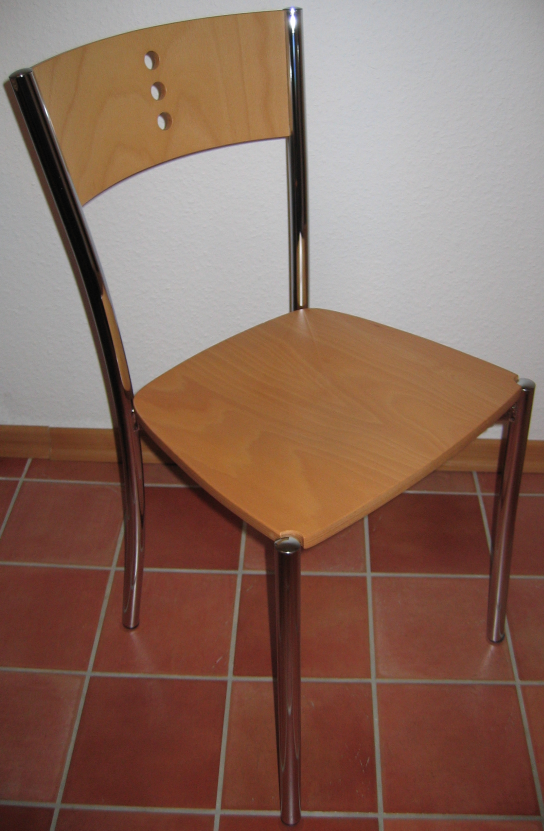
#> input picture evals/photos/chairs/chair_01.jpg, 1632 x 2492 px (shown at 1/3 size)
$ python -i rectify.py   (imports and definitions only)
#> lines starting #> are read from the running program, lines starting #| are printed output that depends on the picture
"""Fronto-parallel rectification via ArUco marker or LSD line keystone correction."""

from __future__ import annotations

import math
from typing import Any

import numpy as np

# Spec: DICT_4X4_50, id 7
ARUCO_DICT_NAME = "DICT_4X4_50"
ARUCO_ID = 7
DEFAULT_MARKER_MM = 100.0
MAX_RESIDUAL_ANGLE_DEG = 3.0


def _aruco_dict():
    import cv2

    return cv2.aruco.getPredefinedDictionary(getattr(cv2.aruco, ARUCO_DICT_NAME))


def detect_aruco(
    img: Any,
    *,
    marker_id: int = ARUCO_ID,
    marker_size_mm: float = DEFAULT_MARKER_MM,
) -> dict[str, Any] | None:
    """Return marker corners (px) and size if the configured ArUco id is found."""
    try:
        import cv2
    except ImportError:
        return None
    arr = np.asarray(img.convert("RGB") if hasattr(img, "convert") else img)
    if arr.ndim == 3 and arr.shape[2] == 3:
        gray = cv2.cvtColor(arr, cv2.COLOR_RGB2GRAY)
    else:
        gray = arr
    dictionary = _aruco_dict()
    params = cv2.aruco.DetectorParameters()
    detector = cv2.aruco.ArucoDetector(dictionary, params)
    corners, ids, _ = detector.detectMarkers(gray)
    if ids is None or len(ids) == 0:
        return None
    ids_flat = ids.flatten().tolist()
    if marker_id not in ids_flat:
        return None
    idx = ids_flat.index(marker_id)
    pts = corners[idx].reshape(4, 2).astype(np.float64)
    return {
        "corners_px": pts,
        "id": marker_id,
        "size_mm": float(marker_size_mm),
        "dict": ARUCO_DICT_NAME,
    }


def _homography_from_aruco(corners: np.ndarray, size_mm: float) -> np.ndarray:
    """Map marker corners to a fronto-parallel square of ``size_mm`` (in px space we use mm as units)."""
    import cv2

    # Destination: axis-aligned square. Pixel size is arbitrary for homography shape;
    # scale is recovered separately via marker_size_mm / side_length_px after warp.
    side = 200.0  # destination square side in px
    dst = np.array([[0, 0], [side, 0], [side, side], [0, side]], dtype=np.float64)
    H, _ = cv2.findHomography(corners, dst, method=0)
    return H


def _angle_of_line(x0: float, y0: float, x1: float, y1: float) -> float:
    return math.degrees(math.atan2(y1 - y0, x1 - x0)) % 180.0


def _cluster_angles(angles: list[float], tol: float = 8.0) -> list[tuple[float, int]]:
    """Greedy cluster of angles in [0, 180); return (mean, count) sorted by count."""
    if not angles:
        return []
    used = [False] * len(angles)
    clusters: list[tuple[float, int]] = []
    for i, a in enumerate(angles):
        if used[i]:
            continue
        members = [a]
        used[i] = True
        for j in range(i + 1, len(angles)):
            if used[j]:
                continue
            d = abs(angles[j] - a)
            d = min(d, 180.0 - d)
            if d <= tol:
                used[j] = True
                members.append(angles[j])
        # Circular mean for nearly-horizontal lines near 0/180
        rad = [math.radians(m * 2) for m in members]
        mean = math.degrees(math.atan2(sum(math.sin(r) for r in rad), sum(math.cos(r) for r in rad))) / 2
        mean = mean % 180.0
        clusters.append((mean, len(members)))
    clusters.sort(key=lambda t: -t[1])
    return clusters


def _lsd_keystone_homography(img: Any, mask: np.ndarray | None) -> tuple[np.ndarray | None, float, str]:
    """Estimate a keystone-correcting homography from dominant H/V line families.

    Returns (H, residual_angle_deg, reason).
    """
    try:
        import cv2
    except ImportError:
        return None, 90.0, "opencv_not_installed"

    arr = np.asarray(img.convert("RGB") if hasattr(img, "convert") else img)
    gray = cv2.cvtColor(arr, cv2.COLOR_RGB2GRAY)
    h, w = gray.shape
    if mask is not None:
        gray = cv2.bitwise_and(gray, gray, mask=(mask.astype(np.uint8) * 255))

    # LSD (OpenCV 4+ createLineSegmentDetector)
    try:
        lsd = cv2.createLineSegmentDetector(cv2.LSD_REFINE_STD)
        lines, *_ = lsd.detect(gray)
    except Exception:
        edges = cv2.Canny(gray, 50, 150)
        lines = cv2.HoughLinesP(edges, 1, np.pi / 180, 60, minLineLength=min(h, w) // 10, maxLineGap=8)
        if lines is None:
            return None, 90.0, "no_lines"
        lines = lines.reshape(-1, 1, 4)

    if lines is None or len(lines) < 4:
        return None, 90.0, "too_few_lines"

    angles: list[float] = []
    segs: list[tuple[float, float, float, float]] = []
    for ln in lines:
        x0, y0, x1, y1 = map(float, ln.reshape(-1)[:4])
        length = math.hypot(x1 - x0, y1 - y0)
        if length < min(h, w) * 0.05:
            continue
        ang = _angle_of_line(x0, y0, x1, y1)
        # Snap near-H / near-V
        if min(abs(ang - 0), abs(ang - 180)) <= 12 or abs(ang - 90) <= 12:
            angles.append(ang)
            segs.append((x0, y0, x1, y1))

    clusters = _cluster_angles(angles, tol=10.0)
    if len(clusters) < 2:
        return None, 90.0, "need_two_line_families"

    # Pick the most horizontal and most vertical clusters
    horiz = min(clusters, key=lambda c: min(abs(c[0] - 0), abs(c[0] - 180)))
    vert = min(clusters, key=lambda c: abs(c[0] - 90))
    residual = abs(abs(vert[0] - horiz[0]) - 90.0)
    residual = min(residual, abs(180 - residual))  # fold

    # Build a mild affine that rotates so horiz → 0° and scales shear toward orthogonality
    # Using four image corners → slightly trapezoid-corrected corners from vanishing-ish estimate.
    # Practical Phase-1 approach: rotate by -horiz_angle so rails are horizontal.
    rot = -horiz[0] if horiz[0] <= 90 else (180 - horiz[0])
    if abs(rot) < 0.1 and residual < 1.0:
        # Already fronto-parallel enough
        H = np.eye(3, dtype=np.float64)
        return H, float(residual), "already_orthogonal"

    M = cv2.getRotationMatrix2D((w / 2, h / 2), rot, 1.0)
    H = np.vstack([M, [0, 0, 1]]).astype(np.float64)

    # Optional shear to push vertical family toward 90°
    shear = math.radians(vert[0] + rot - 90.0) * 0.5  # dampened
    S = np.array([[1.0, math.tan(shear), 0.0], [0.0, 1.0, 0.0], [0.0, 0.0, 1.0]], dtype=np.float64)
    H = S @ H
    return H, float(residual), "lsd_keystone"


def apply_homography(img: Any, H: np.ndarray, *, mask: np.ndarray | None = None) -> tuple[Any, np.ndarray | None]:
    """Warp image (and optional mask) with H; returns PIL image and warped mask."""
    import cv2
    from PIL import Image

    arr = np.asarray(img.convert("RGB") if hasattr(img, "convert") else img)
    h, w = arr.shape[:2]
    # Output size: bounding box of warped corners
    corners = np.array([[0, 0], [w, 0], [w, h], [0, h]], dtype=np.float64).reshape(-1, 1, 2)
    warped = cv2.perspectiveTransform(corners, H)
    xs = warped[:, 0, 0]
    ys = warped[:, 0, 1]
    min_x, max_x = float(xs.min()), float(xs.max())
    min_y, max_y = float(ys.min()), float(ys.max())
    out_w = max(1, int(math.ceil(max_x - min_x)))
    out_h = max(1, int(math.ceil(max_y - min_y)))
    T = np.array([[1, 0, -min_x], [0, 1, -min_y], [0, 0, 1]], dtype=np.float64)
    H2 = T @ H
    out = cv2.warpPerspective(arr, H2, (out_w, out_h), flags=cv2.INTER_LINEAR, borderValue=(245, 245, 245))
    out_mask = None
    if mask is not None:
        m = (mask.astype(np.uint8) * 255)
        wm = cv2.warpPerspective(m, H2, (out_w, out_h), flags=cv2.INTER_NEAREST, borderValue=0)
        out_mask = wm > 127
    return Image.fromarray(out), out_mask


def rectify_image(
    img: Any,
    *,
    mask: np.ndarray | None = None,
    marker_size_mm: float = DEFAULT_MARKER_MM,
    marker_id: int = ARUCO_ID,
) -> dict[str, Any]:
    """Produce a fronto-parallel image when possible.

    Sets ``retake_request`` when residual angle error exceeds 3°.
    """
    from PIL import Image

    if not isinstance(img, Image.Image):
        img = Image.fromarray(np.asarray(img))

    aruco = detect_aruco(img, marker_id=marker_id, marker_size_mm=marker_size_mm)
    if aruco is not None:
        H = _homography_from_aruco(aruco["corners_px"], aruco["size_mm"])
        rect_img, rect_mask = apply_homography(img, H, mask=mask)
        # After ArUco warp, residual should be near 0
        return {
            "rectified": True,
            "method": "aruco",
            "confidence": "high",
            "residual_angle_deg": 0.0,
            "retake_request": None,
            "homography": H.tolist(),
            "aruco": {
                "dict": aruco["dict"],
                "id": aruco["id"],
                "size_mm": aruco["size_mm"],
                "found": True,
                "corners_px": aruco["corners_px"].tolist(),
            },
            "image": rect_img,
            "mask": rect_mask if rect_mask is not None else mask,
            "reason": "aruco_homography",
        }

    H, residual, reason = _lsd_keystone_homography(img, mask)
    retake = None
    if residual > MAX_RESIDUAL_ANGLE_DEG:
        retake = (
            f"Photo keystone residual {residual:.1f}° exceeds {MAX_RESIDUAL_ANGLE_DEG}°. "
            "Retake front-on at mid-height with a 70–100 mm equivalent lens, or place the ArUco marker in frame."
        )
    if H is None:
        return {
            "rectified": False,
            "method": "none",
            "confidence": "low",
            "residual_angle_deg": residual,
            "retake_request": retake or "Could not estimate a keystone correction; retake front-on.",
            "homography": None,
            "aruco": {"dict": ARUCO_DICT_NAME, "id": marker_id, "size_mm": marker_size_mm, "found": False},
            "image": img,
            "mask": mask,
            "reason": reason,
        }

    rect_img, rect_mask = apply_homography(img, H, mask=mask)
    conf = "high" if residual <= 1.0 else ("medium" if residual <= MAX_RESIDUAL_ANGLE_DEG else "low")
    return {
        "rectified": retake is None,
        "method": "lsd_keystone",
        "confidence": conf,
        "residual_angle_deg": round(residual, 3),
        "retake_request": retake,
        "homography": H.tolist(),
        "aruco": {"dict": ARUCO_DICT_NAME, "id": marker_id, "size_mm": marker_size_mm, "found": False},
        "image": rect_img,
        "mask": rect_mask if rect_mask is not None else mask,
        "reason": reason,
    }

>>> import cv2
>>> picture = cv2.cvtColor(cv2.imread('../../../../../evals/photos/chairs/chair_01.jpg'), cv2.COLOR_BGR2RGB)
>>> result = rectify_image(picture)
#> in detect_aruco, `gray = cv2.cvtColor(arr, cv2.COLOR_RGB2GRAY)`:
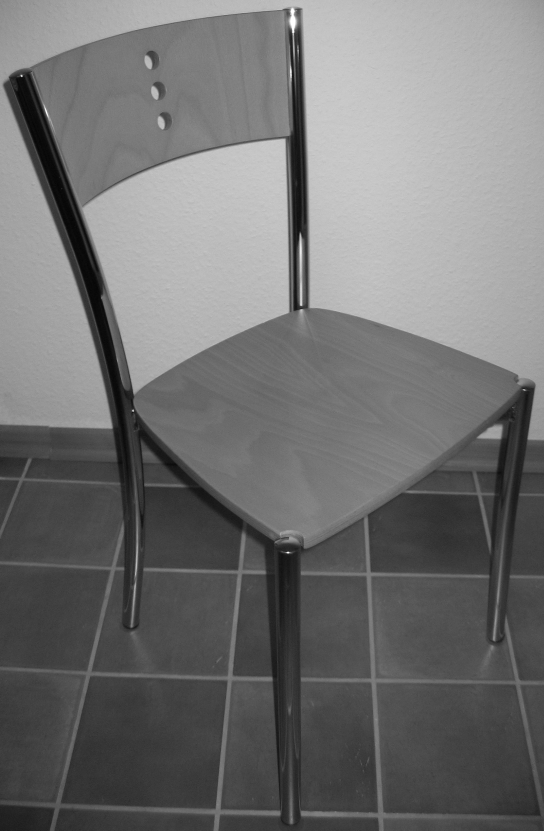
#> gray: shape (2492, 1632) (shown at 1/3 size); min 1, max 255, mean 114.5
#> in detect_aruco, `corners, ids, _ = detector.detectMarkers(gray)`: corners = (); ids = None
#> in _lsd_keystone_homography, `lines, *_ = lsd.detect(gray)`: lines = 932 rows, first 6: [864.4, 1654.6, 849.4, 1654.8], [875.2, 244.4, 874.3, 209.4], [887.1, 1652.2, 865.5, 1655], [1585.6, 1169.3, 1564.4, 1165.6], [91.9, 218.9, 205, 540.5], [873.9, 209.6, 867.8, 116.7]
#> the loop in _lsd_keystone_homography, `for ln in lines:` made 932 passes
#> (x0, y0, x1, y1, length, ang) on passes 5, 6, 11: (91.9, 218.9, 205, 540.5, 340.9, 70.61), (873.9, 209.6, 867.8, 116.7, 93.12, 86.24), (898.5, 248.2, 894.4, 110.6, 137.6, 88.3)
#> after the loop in _lsd_keystone_homography, `for ln in lines:`: angles = 87 values, max 175 at index 5, min 0.637 at index 85, mean 76.82; segs = 87 items, first 6: (873.9, 209.6, 867.8, 116.7), (898.5, 248.2, 894.4, 110.6), (876, 94.2, 884.6, 293.1), (409.2, 1598.1, 403.3, 1750.6), (890.5, 315.6, 881.6, 100.6), (686.7, 42.51, 844.3, 28.78)
#> in _cluster_angles, `used = [False] * len(angles)`: used = 87 items, first 6: False, False, False, False, False, False
#> the loop in _cluster_angles, `for i, a in enumerate(angles):` made 87 passes
#> a on passes 2, 3, 4, 5, 7, 8, 9, 10, 11, 12, 13, 14: 88.3, 87.54, 92.21, 87.61, 89.94, 172.3, 89.34, 78.66, 169.8, 95.3, 91.07, 94.39
#> (a, mean) on passes 1, 6: (86.24, 89.16), (175, 179.1)
#> after the loop in _cluster_angles, `for i, a in enumerate(angles):`: clusters = [(89.16, 60), (179.1, 26), (98.39, 1)]; used = 87 items, first 6: True, True, True, True, True, True
#> in _lsd_keystone_homography, `clusters = _cluster_angles(angles, tol=10.0)`: clusters = [(89.16, 60), (179.1, 26), (98.39, 1)]
#> in _lsd_keystone_homography, `horiz = min(clusters, key=lambda c: min(abs(c[0] - 0), abs(c[0] - 180)))`: horiz = (179.1, 26)
#> in _lsd_keystone_homography, `vert = min(clusters, key=lambda c: abs(c[0] - 90))`: vert = (89.16, 60)
#> in _lsd_keystone_homography, `residual = abs(abs(vert[0] - horiz[0]) - 90.0)`: residual = 0.0579
#> in _lsd_keystone_homography, `rot = -horiz[0] if horiz[0] <= 90 else (180 - horiz[0])`: rot = 0.899
#> in _lsd_keystone_homography, `M = cv2.getRotationMatrix2D((w / 2, h / 2), rot, 1.0)`: M = [[1, 0.0157, -19.45], [-0.0157, 1, 12.96]]
#> in _lsd_keystone_homography, `H = np.vstack([M, [0, 0, 1]]).astype(np.float64)`: H = [[1, 0.0157, -19.45], [-0.0157, 1, 12.96], [0, 0, 1]]
#> in _lsd_keystone_homography, `shear = math.radians(vert[0] + rot - 90.0) * 0.5`: shear = 0.000505
#> in _lsd_keystone_homography, `S = np.array([[1.0, math.tan(shear), 0.0], [0.0, 1.0, 0.0], [0.0, 0.0,..`: S = [[1, 0.000505, 0], [0, 1, 0], [0, 0, 1]]
#> in _lsd_keystone_homography, `H = S @ H`: H = [[1, 0.0162, -19.44], [-0.0157, 1, 12.96], [0, 0, 1]]
#> in rectify_image, `H, residual, reason = _lsd_keystone_homography(img, mask)`: residual = 0.0579; reason = 'lsd_keystone'
#> in apply_homography, `warped = cv2.perspectiveTransform(corners, H)`: warped = [[-19.44, 12.96], [1612.3, -12.65], [1652.7, 2479], [20.91, 2504.6]]
#> in apply_homography, `xs = warped[:, 0, 0]`: xs = [-19.44, 1612.3, 1652.7, 20.91]
#> in apply_homography, `ys = warped[:, 0, 1]`: ys = [12.96, -12.65, 2479, 2504.6]
#> in apply_homography, `min_x, max_x = float(xs.min()), float(xs.max())`: min_x = -19.44; max_x = 1652.7
#> in apply_homography, `min_y, max_y = float(ys.min()), float(ys.max())`: min_y = -12.65; max_y = 2504.6
#> in apply_homography, `out_w = max(1, int(math.ceil(max_x - min_x)))`: out_w = 1673
#> in apply_homography, `out_h = max(1, int(math.ceil(max_y - min_y)))`: out_h = 2518
#> in apply_homography, `T = np.array([[1, 0, -min_x], [0, 1, -min_y], [0, 0, 1]], dtype=np.flo..`: T = [[1, 0, 19.44], [0, 1, 12.65], [0, 0, 1]]
#> in apply_homography, `H2 = T @ H`: H2 = [[1, 0.0162, 0], [-0.0157, 1, 25.6], [0, 0, 1]]
#> in apply_homography, `out = cv2.warpPerspective(arr, H2, (out_w, out_h), flags=cv2.INTER_LIN..`:
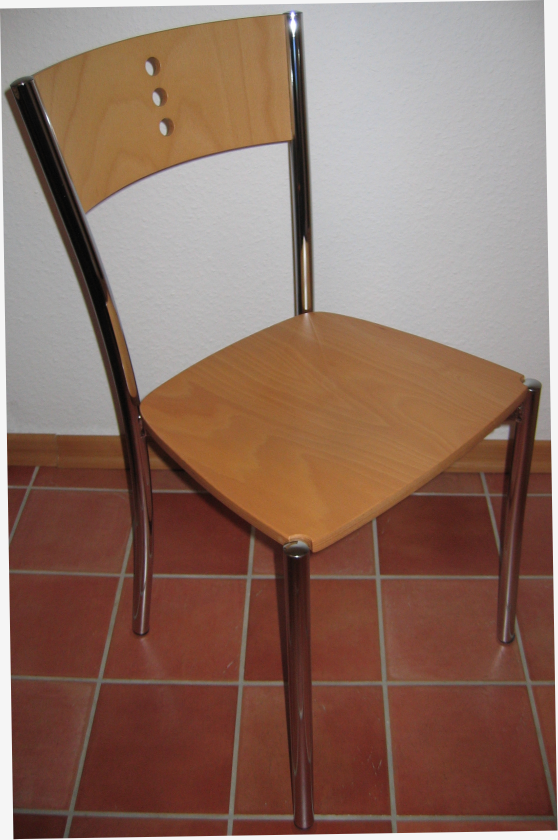
#> out: shape (2518, 1673, 3) (shown at 1/3 size); mean R, G, B 141, 111.7, 98.9
#> in rectify_image, `conf = "high" if residual <= 1.0 else ("medium" if residual <= MAX_RES..`: conf = 'high'
#> result = 10 items

$ run again, on evals/photos/chairs/chair_02.jpg
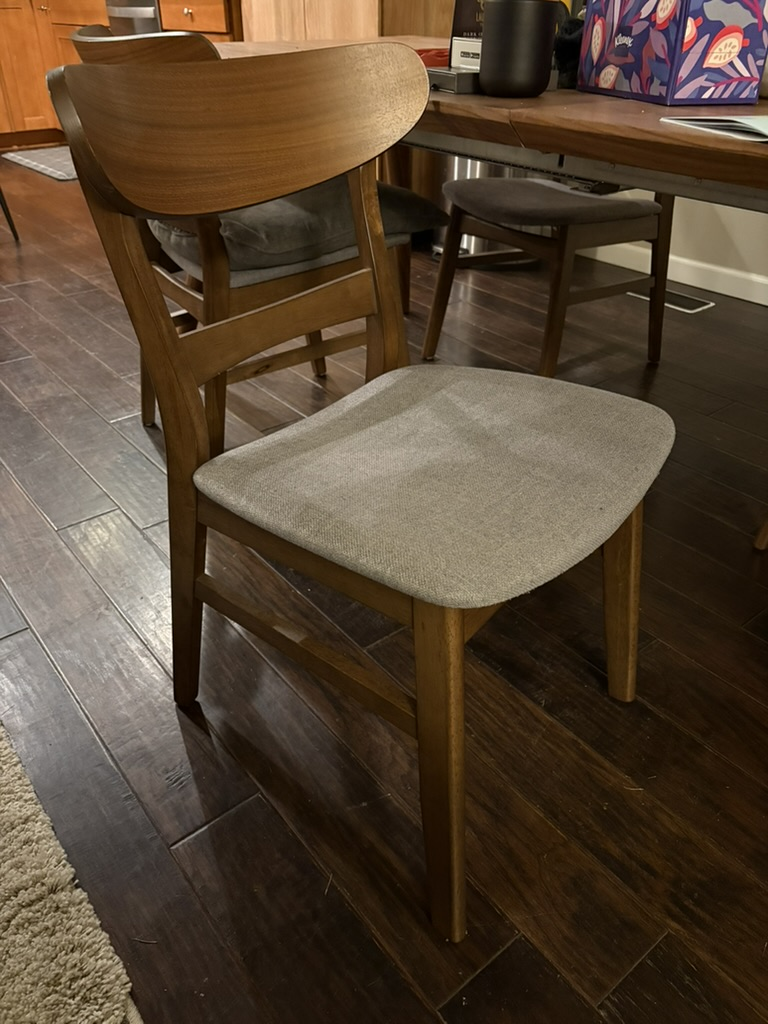
#> input picture evals/photos/chairs/chair_02.jpg, 768 x 1024 px
#> in detect_aruco, `gray = cv2.cvtColor(arr, cv2.COLOR_RGB2GRAY)`:
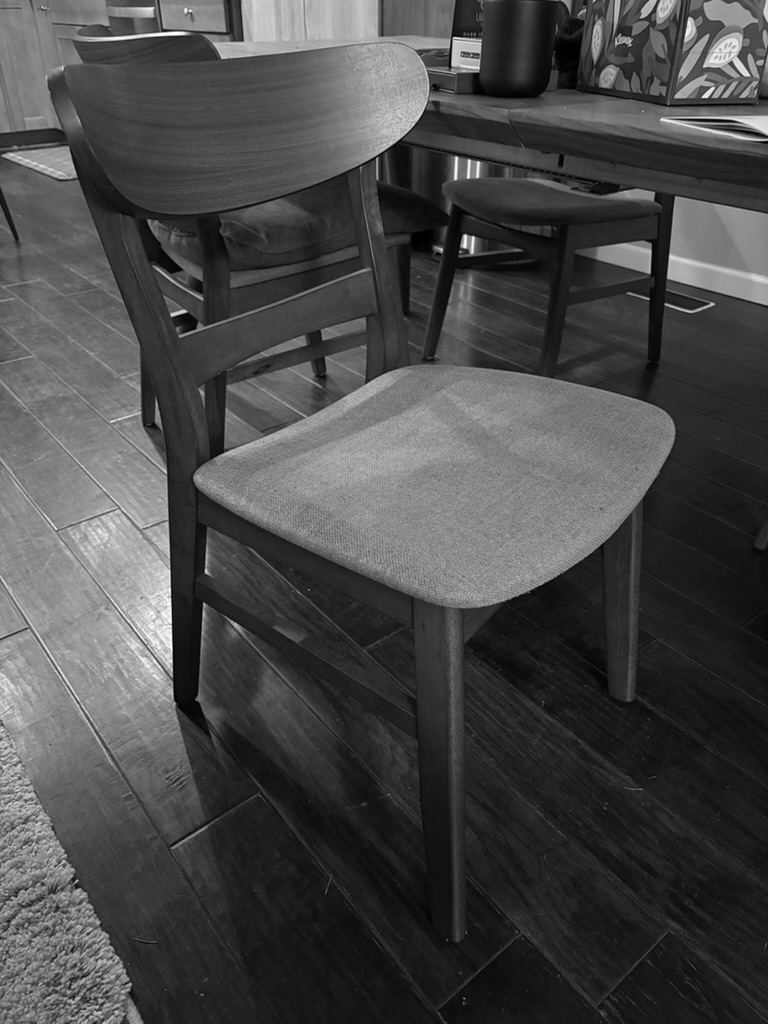
#> gray: shape (1024, 768); min 0, max 254, mean 72.5
#> in detect_aruco, `corners, ids, _ = detector.detectMarkers(gray)`: corners = (); ids = None
#> lines = 1233 rows, first 6: [172.7, 676.9, 170.2, 574.4], [181.9, 30.43, 101.8, 37], [89.35, 41.56, 191.7, 33.58], [726.8, 118.7, 734.5, 120], [452.4, 38.08, 450.5, 66.87], [687.1, 18.17, 683.3, 40.86]
#> the loop in _lsd_keystone_homography, `for ln in lines:` made 1233 passes
#> (x0, y0, x1, y1, length, ang) on passes 1 to 3: (172.7, 676.9, 170.2, 574.4, 102.6, 88.63), (181.9, 30.43, 101.8, 37, 80.35, 175.3), (89.35, 41.56, 191.7, 33.58, 102.7, 175.5)
#> after the loop in _lsd_keystone_homography, `for ln in lines:`: angles = 80 values, max 179.3 at index 31, min 0.327 at index 8, mean 81.18; segs = 80 items, first 6: (172.7, 676.9, 170.2, 574.4), (181.9, 30.43, 101.8, 37), (89.35, 41.56, 191.7, 33.58), (673.1, 117.7, 725.6, 118.8), (674.3, 194.4, 665, 289.4), (170, 568.1, 166.5, 474.3)
#> in _cluster_angles, `used = [False] * len(angles)`: used = 80 items, first 6: False, False, False, False, False, False
#> the loop in _cluster_angles, `for i, a in enumerate(angles):` made 80 passes
#> a on passes 3, 4, 5, 6, 7, 9, 10, 11: 175.5, 1.18, 95.58, 87.88, 93.12, 0.327, 93.07, 86.14
#> after the loop in _cluster_angles, `for i, a in enumerate(angles):`: clusters = [(89.45, 34), (177.1, 26), (9.82, 17), (100.9, 3)]; used = 80 items, first 6: True, True, True, True, True, True
#> in _lsd_keystone_homography, `clusters = _cluster_angles(angles, tol=10.0)`: clusters = [(89.45, 34), (177.1, 26), (9.82, 17), (100.9, 3)]
#> horiz = (177.1, 26)
#> vert = (89.45, 34)
#> in _lsd_keystone_homography, `residual = abs(abs(vert[0] - horiz[0]) - 90.0)`: residual = 2.39
#> rot = 2.94
#> M = [[0.999, 0.0512, -25.73], [-0.0512, 0.999, 20.35]]
#> in _lsd_keystone_homography, `H = np.vstack([M, [0, 0, 1]]).astype(np.float64)`: H = [[0.999, 0.0512, -25.73], [-0.0512, 0.999, 20.35], [0, 0, 1]]
#> shear = 0.0208
#> S = [[1, 0.0208, 0], [0, 1, 0], [0, 0, 1]]
#> in _lsd_keystone_homography, `H = S @ H`: H = [[0.998, 0.0721, -25.31], [-0.0512, 0.999, 20.35], [0, 0, 1]]
#> in rectify_image, `H, residual, reason = _lsd_keystone_homography(img, mask)`: residual = 2.39; reason = 'lsd_keystone'
#> warped = [[-25.31, 20.35], [740.9, -19.01], [814.6, 1003.6], [48.47, 1043]]
#> xs = [-25.31, 740.9, 814.6, 48.47]
#> ys = [20.35, -19.01, 1003.6, 1043]
#> min_x = -25.31; max_x = 814.6
#> min_y = -19.01; max_y = 1043
#> out_w = 840
#> out_h = 1063
#> T = [[1, 0, 25.31], [0, 1, 19.01], [0, 0, 1]]
#> H2 = [[0.998, 0.0721, 0], [-0.0512, 0.999, 39.36], [0, 0, 1]]
#> in apply_homography, `out = cv2.warpPerspective(arr, H2, (out_w, out_h), flags=cv2.INTER_LIN..`:
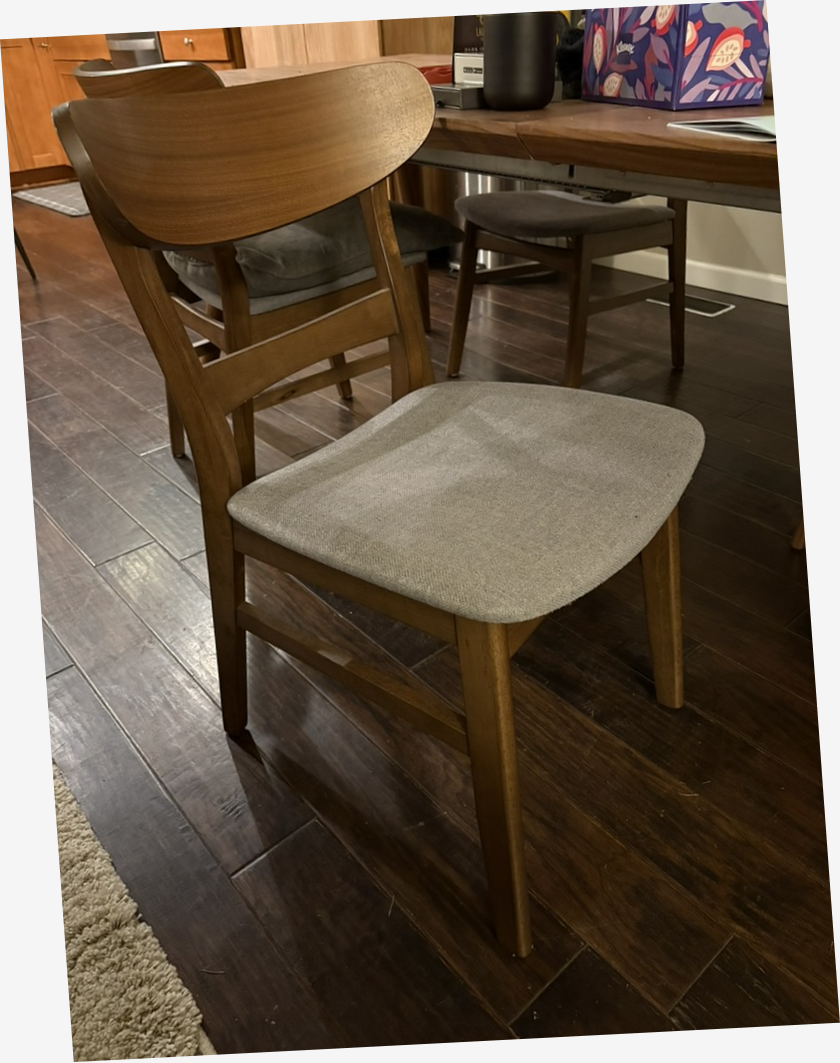
#> out: shape (1063, 840, 3); mean R, G, B 105.5, 90.4, 74.5
#> conf = 'medium'
#> result = 10 items
